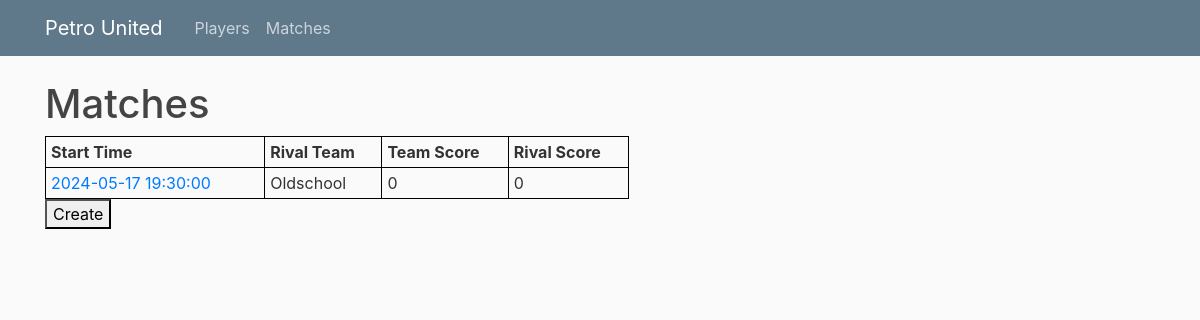
Page /matches on the earlier database version.
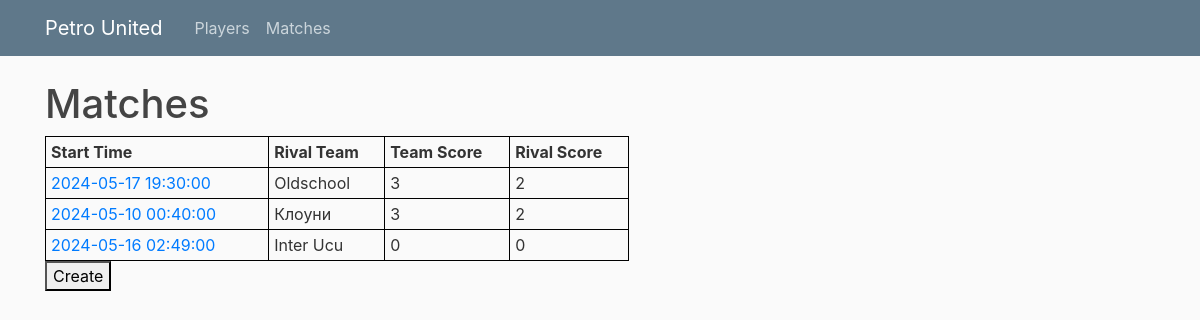
Same page on the later database version.
### main/models.py (models this page shows, shortened)
class Match(Base):
    __tablename__ = "match"
    match_id = Column(Integer, unique=True, nullable=False, primary_key=True)
    start_time = Column(DateTime, nullable=False)
    rival_team = Column(String, nullable=False)
    team_score = Column(Integer, nullable=False, default=0)
    rival_score = Column(Integer, nullable=False, default=0)
    statistics = relationship("Statistic", back_populates="match")
    highlights = relationship("Highlight", back_populates="match")

### main/routes.py (the view)
@app.route("/matches", methods = ["POST", "GET"])
def matches_page():
    session = Session()
    matches = session.query(Match).all()
    return render_template("matches.html", matches = matches, title = "Matches")

### main/templates/matches.html (shortened to what this page needs)
    {% extends "layout.html" %}
    {% block content %}
        <h1>Matches</h1>
        <table id="myTable">
        <thead>
            <tr>
            <th>Start Time</th>
            <th>Rival Team</th>
            <th>Team Score</th>
            <th>Rival Score</th>
            </tr>
        </thead>
        <tbody>
        {% for match in matches %}
            <tr>
            <td><a class="mr-2" href="{{ url_for('match_page', match_id = match.match_id ) }}">{{ match.start_time.strftime("%Y-%m-%d %H:%M:%S") }}</a></td>
            <td>{{ match.rival_team }}</td>
            <td>{{ match.team_score }}</td>
            <td>{{ match.rival_score }}</td>
            </tr>
        {% endfor %}
        </tbody>
        </table>
        <div class="form-group">
            <a href="{{ url_for("create_match") }}">
                <button>Create</button>
            </a>
        </div>
    {% endblock content %}

Differences in the rows shown:
changed Match "Oldschool": team_score "0" → "3"; rival_score "0" → "2"
added Match: start_time "2024-05-10 00:40:00", rival_team "Клоуни", team_score "3", rival_score "2"
added Match: start_time "2024-05-16 02:49:00", rival_team "Inter Ucu", team_score "0", rival_score "0"
